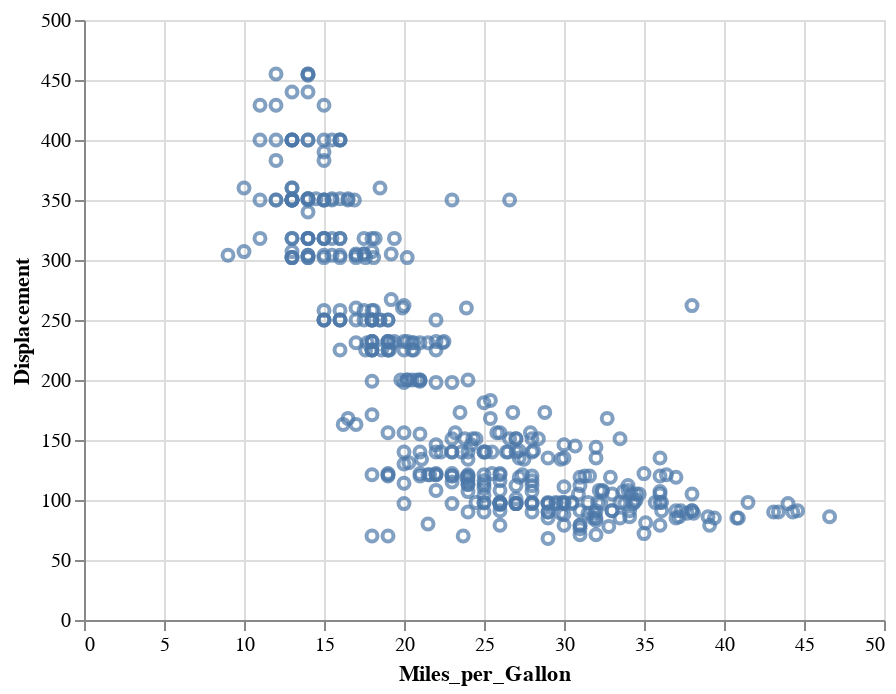

Notebook source saved alongside this figure:
### Code cell
cars_chart.mark_point().encode(x='Miles_per_Gallon',
                              y='Displacement')

### Figure 1 — Vega-Lite specification as saved in the notebook (floating-point values rounded to 4 significant figures; data arrays with more than 128 entries replaced by an {"elided": "..."} marker saying what was removed)
{"config": {"view": {"continuousWidth": 400, "continuousHeight": 300}}, "data": {"name": "data-7e057f58c3d1e6349311d283882fc417"}, "mark": "point", "encoding": {"x": {"type": "quantitative", "field": "Miles_per_Gallon"}, "y": {"type": "quantitative", "field": "Displacement"}}, "$schema": "https://vega.github.io/schema/vega-lite/v4.8.1.json", "datasets": {"data-7e057f58c3d1e6349311d283882fc417": {"elided": "406 records"}}}
